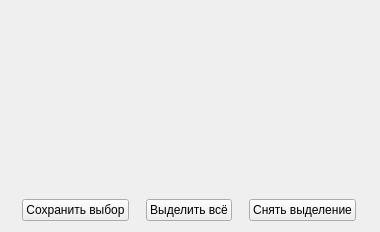
<?xml version="1.0" encoding="UTF-8"?>
<ui version="4.0">
 <class>FormStations</class>
 <widget class="QWidget" name="FormStations">
  <property name="geometry">
   <rect>
    <x>0</x>
    <y>0</y>
    <width>380</width>
    <height>232</height>
   </rect>
  </property>
  <property name="windowTitle">
   <string>Выбор колонок для сравнения</string>
  </property>
  <layout class="QGridLayout" name="gridLayout">
   <item row="2" column="1">
    <widget class="QPushButton" name="pushButton_2">
     <property name="sizePolicy">
      <sizepolicy hsizetype="Fixed" vsizetype="Fixed">
       <horstretch>0</horstretch>
       <verstretch>0</verstretch>
      </sizepolicy>
     </property>
     <property name="text">
      <string>Выделить всё</string>
     </property>
    </widget>
   </item>
   <item row="2" column="0">
    <widget class="QPushButton" name="pushButton">
     <property name="sizePolicy">
      <sizepolicy hsizetype="Fixed" vsizetype="Fixed">
       <horstretch>0</horstretch>
       <verstretch>0</verstretch>
      </sizepolicy>
     </property>
     <property name="text">
      <string>Сохранить выбор</string>
     </property>
    </widget>
   </item>
   <item row="2" column="2">
    <widget class="QPushButton" name="pushButton_3">
     <property name="sizePolicy">
      <sizepolicy hsizetype="Fixed" vsizetype="Fixed">
       <horstretch>0</horstretch>
       <verstretch>0</verstretch>
      </sizepolicy>
     </property>
     <property name="text">
      <string>Снять выделение</string>
     </property>
    </widget>
   </item>
   <item row="0" column="0" colspan="3">
    <layout class="QGridLayout" name="gridLayoutOfStations"/>
   </item>
   <item row="1" column="0" colspan="3">
    <spacer name="verticalSpacer">
     <property name="orientation">
      <enum>Qt::Vertical</enum>
     </property>
     <property name="sizeHint" stdset="0">
      <size>
       <width>20</width>
       <height>40</height>
      </size>
     </property>
    </spacer>
   </item>
  </layout>
 </widget>
 <resources/>
 <connections/>
</ui>
